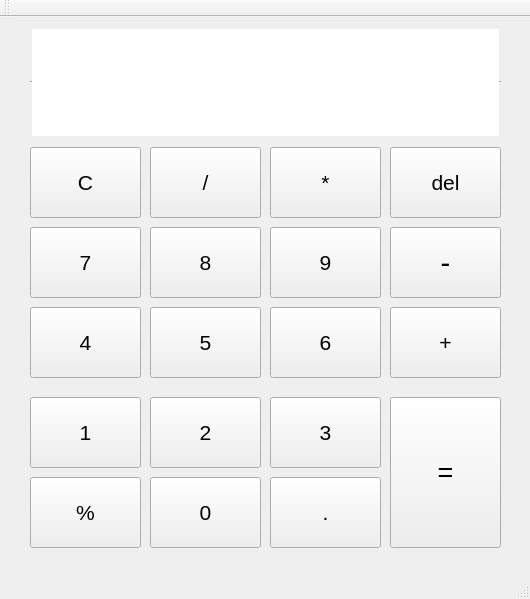
<?xml version="1.0" encoding="UTF-8"?>
<ui version="4.0">
 <class>MainWindow</class>
 <widget class="QMainWindow" name="MainWindow">
  <property name="geometry">
   <rect>
    <x>0</x>
    <y>0</y>
    <width>530</width>
    <height>599</height>
   </rect>
  </property>
  <property name="windowTitle">
   <string>计算器</string>
  </property>
  <widget class="QWidget" name="centralWidget">
   <widget class="QTextEdit" name="textEdit_show">
    <property name="geometry">
     <rect>
      <x>30</x>
      <y>10</y>
      <width>471</width>
      <height>111</height>
     </rect>
    </property>
    <property name="font">
     <font>
      <pointsize>16</pointsize>
     </font>
    </property>
    <property name="frameShape">
     <enum>QFrame::HLine</enum>
    </property>
    <property name="readOnly">
     <bool>true</bool>
    </property>
   </widget>
   <widget class="QPushButton" name="pushButton_clear">
    <property name="geometry">
     <rect>
      <x>30</x>
      <y>130</y>
      <width>111</width>
      <height>71</height>
     </rect>
    </property>
    <property name="font">
     <font>
      <pointsize>16</pointsize>
     </font>
    </property>
    <property name="text">
     <string>C</string>
    </property>
   </widget>
   <widget class="QPushButton" name="pushButton_div">
    <property name="geometry">
     <rect>
      <x>150</x>
      <y>130</y>
      <width>111</width>
      <height>71</height>
     </rect>
    </property>
    <property name="font">
     <font>
      <pointsize>16</pointsize>
     </font>
    </property>
    <property name="text">
     <string>/</string>
    </property>
   </widget>
   <widget class="QPushButton" name="pushButton_8">
    <property name="geometry">
     <rect>
      <x>150</x>
      <y>210</y>
      <width>111</width>
      <height>71</height>
     </rect>
    </property>
    <property name="font">
     <font>
      <pointsize>16</pointsize>
     </font>
    </property>
    <property name="text">
     <string>8</string>
    </property>
   </widget>
   <widget class="QPushButton" name="pushButton_7">
    <property name="geometry">
     <rect>
      <x>30</x>
      <y>210</y>
      <width>111</width>
      <height>71</height>
     </rect>
    </property>
    <property name="font">
     <font>
      <pointsize>16</pointsize>
     </font>
    </property>
    <property name="text">
     <string>7</string>
    </property>
   </widget>
   <widget class="QPushButton" name="pushButton_star">
    <property name="geometry">
     <rect>
      <x>270</x>
      <y>130</y>
      <width>111</width>
      <height>71</height>
     </rect>
    </property>
    <property name="font">
     <font>
      <pointsize>16</pointsize>
     </font>
    </property>
    <property name="text">
     <string>*</string>
    </property>
   </widget>
   <widget class="QPushButton" name="pushButton_9">
    <property name="geometry">
     <rect>
      <x>270</x>
      <y>210</y>
      <width>111</width>
      <height>71</height>
     </rect>
    </property>
    <property name="font">
     <font>
      <pointsize>16</pointsize>
     </font>
    </property>
    <property name="text">
     <string>9</string>
    </property>
   </widget>
   <widget class="QPushButton" name="pushButton_minis">
    <property name="geometry">
     <rect>
      <x>390</x>
      <y>210</y>
      <width>111</width>
      <height>71</height>
     </rect>
    </property>
    <property name="font">
     <font>
      <pointsize>22</pointsize>
     </font>
    </property>
    <property name="text">
     <string>-</string>
    </property>
   </widget>
   <widget class="QPushButton" name="pushButton_4">
    <property name="geometry">
     <rect>
      <x>30</x>
      <y>290</y>
      <width>111</width>
      <height>71</height>
     </rect>
    </property>
    <property name="font">
     <font>
      <pointsize>16</pointsize>
     </font>
    </property>
    <property name="text">
     <string>4</string>
    </property>
   </widget>
   <widget class="QPushButton" name="pushButton_plus">
    <property name="geometry">
     <rect>
      <x>390</x>
      <y>290</y>
      <width>111</width>
      <height>71</height>
     </rect>
    </property>
    <property name="font">
     <font>
      <pointsize>16</pointsize>
     </font>
    </property>
    <property name="text">
     <string>+</string>
    </property>
   </widget>
   <widget class="QPushButton" name="pushButton_del">
    <property name="geometry">
     <rect>
      <x>390</x>
      <y>130</y>
      <width>111</width>
      <height>71</height>
     </rect>
    </property>
    <property name="font">
     <font>
      <pointsize>16</pointsize>
     </font>
    </property>
    <property name="text">
     <string>del</string>
    </property>
   </widget>
   <widget class="QPushButton" name="pushButton_6">
    <property name="geometry">
     <rect>
      <x>270</x>
      <y>290</y>
      <width>111</width>
      <height>71</height>
     </rect>
    </property>
    <property name="font">
     <font>
      <pointsize>16</pointsize>
     </font>
    </property>
    <property name="text">
     <string>6</string>
    </property>
   </widget>
   <widget class="QPushButton" name="pushButton_5">
    <property name="geometry">
     <rect>
      <x>150</x>
      <y>290</y>
      <width>111</width>
      <height>71</height>
     </rect>
    </property>
    <property name="font">
     <font>
      <pointsize>16</pointsize>
     </font>
    </property>
    <property name="text">
     <string>5</string>
    </property>
   </widget>
   <widget class="QPushButton" name="pushButton_1">
    <property name="geometry">
     <rect>
      <x>30</x>
      <y>380</y>
      <width>111</width>
      <height>71</height>
     </rect>
    </property>
    <property name="font">
     <font>
      <pointsize>16</pointsize>
     </font>
    </property>
    <property name="text">
     <string>1</string>
    </property>
   </widget>
   <widget class="QPushButton" name="pushButton_2">
    <property name="geometry">
     <rect>
      <x>150</x>
      <y>380</y>
      <width>111</width>
      <height>71</height>
     </rect>
    </property>
    <property name="font">
     <font>
      <pointsize>16</pointsize>
     </font>
    </property>
    <property name="text">
     <string>2</string>
    </property>
   </widget>
   <widget class="QPushButton" name="pushButton_0">
    <property name="geometry">
     <rect>
      <x>150</x>
      <y>460</y>
      <width>111</width>
      <height>71</height>
     </rect>
    </property>
    <property name="font">
     <font>
      <pointsize>16</pointsize>
     </font>
    </property>
    <property name="text">
     <string>0</string>
    </property>
   </widget>
   <widget class="QPushButton" name="pushButton_3">
    <property name="geometry">
     <rect>
      <x>270</x>
      <y>380</y>
      <width>111</width>
      <height>71</height>
     </rect>
    </property>
    <property name="font">
     <font>
      <pointsize>16</pointsize>
     </font>
    </property>
    <property name="text">
     <string>3</string>
    </property>
   </widget>
   <widget class="QPushButton" name="pushButton_point">
    <property name="geometry">
     <rect>
      <x>270</x>
      <y>460</y>
      <width>111</width>
      <height>71</height>
     </rect>
    </property>
    <property name="font">
     <font>
      <pointsize>16</pointsize>
     </font>
    </property>
    <property name="text">
     <string>.</string>
    </property>
   </widget>
   <widget class="QPushButton" name="pushButton_equal">
    <property name="geometry">
     <rect>
      <x>390</x>
      <y>380</y>
      <width>111</width>
      <height>151</height>
     </rect>
    </property>
    <property name="font">
     <font>
      <pointsize>20</pointsize>
     </font>
    </property>
    <property name="text">
     <string>=</string>
    </property>
   </widget>
   <widget class="QPushButton" name="pushButton_get">
    <property name="geometry">
     <rect>
      <x>30</x>
      <y>460</y>
      <width>111</width>
      <height>71</height>
     </rect>
    </property>
    <property name="font">
     <font>
      <pointsize>16</pointsize>
     </font>
    </property>
    <property name="text">
     <string>%</string>
    </property>
   </widget>
  </widget>
  <widget class="QMenuBar" name="menuBar">
   <property name="geometry">
    <rect>
     <x>0</x>
     <y>0</y>
     <width>530</width>
     <height>30</height>
    </rect>
   </property>
  </widget>
  <widget class="QToolBar" name="mainToolBar">
   <attribute name="toolBarArea">
    <enum>TopToolBarArea</enum>
   </attribute>
   <attribute name="toolBarBreak">
    <bool>false</bool>
   </attribute>
  </widget>
  <widget class="QStatusBar" name="statusBar"/>
 </widget>
 <layoutdefault spacing="6" margin="11"/>
 <resources/>
 <connections/>
</ui>
